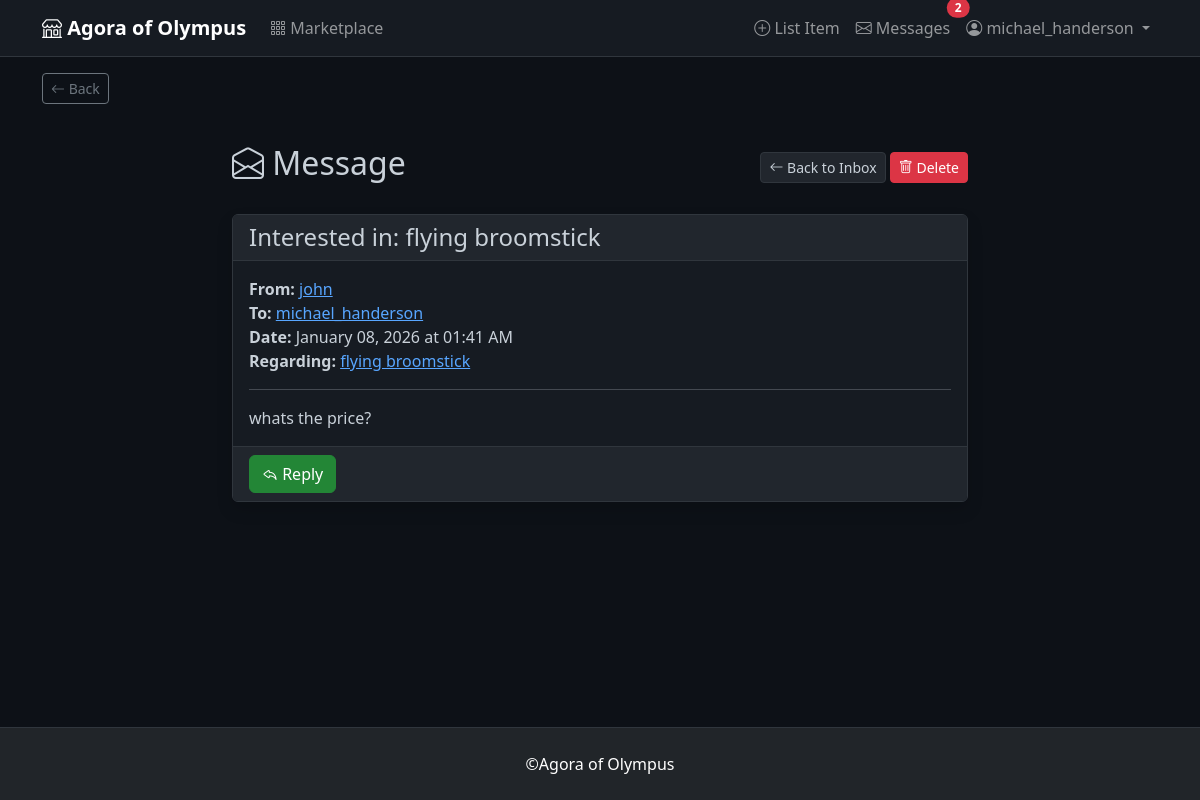
/messages/1 (signed in), run on the app's committed database.
### app/models.py (models this page shows, shortened)
class User(UserMixin, db.Model):
    id = db.Column(db.Integer, primary_key=True)
    username = db.Column(db.String(80), unique=True, nullable=False)
    email = db.Column(db.String(120), unique=True, nullable=False)
    password_hash = db.Column(db.String(200), nullable=False)
    avatar = db.Column(db.String(200), default='default_avatar.png')
    created_at = db.Column(db.DateTime, default=datetime.utcnow)
    items = db.relationship('Item', backref='seller', lazy='dynamic', cascade='all, delete-orphan')
    sent_messages = db.relationship('Message', foreign_keys='Message.sender_id',
                                   backref='sender', lazy='dynamic', cascade='all, delete-orphan')
    received_messages = db.relationship('Message', foreign_keys='Message.recipient_id',
                                       backref='recipient', lazy='dynamic', cascade='all, delete-orphan')
    def unread_message_count(self):
        return Message.query.filter_by(recipient_id=self.id, read=False).count()

class Message(db.Model):
    id = db.Column(db.Integer, primary_key=True)
    sender_id = db.Column(db.Integer, db.ForeignKey('user.id'), nullable=False)
    recipient_id = db.Column(db.Integer, db.ForeignKey('user.id'), nullable=False)
    item_id = db.Column(db.Integer, db.ForeignKey('item.id'), nullable=True)
    subject = db.Column(db.String(200), nullable=False)
    content = db.Column(db.Text, nullable=False)
    timestamp = db.Column(db.DateTime, default=datetime.utcnow, index=True)
    read = db.Column(db.Boolean, default=False)

class Item(db.Model):
    id = db.Column(db.Integer, primary_key=True)
    name = db.Column(db.String(100), nullable=False)
    description = db.Column(db.Text, nullable=False)
    image = db.Column(db.String(200), default='default_item.png')
    category = db.Column(db.String(50), nullable=False)
    rarity = db.Column(db.String(20), nullable=False)
    seller_id = db.Column(db.Integer, db.ForeignKey('user.id'), nullable=False)
    created_at = db.Column(db.DateTime, default=datetime.utcnow)
    messages = db.relationship('Message', backref='item', lazy='dynamic', cascade='all, delete-orphan')

### app/routes.py (the view)
@main.route('/messages/<int:message_id>')
@login_required
def view_message(message_id):
    message = Message.query.get_or_404(message_id)
    if message.recipient_id != current_user.id and message.sender_id != current_user.id:
        flash('Unauthorized access.', 'danger')
        return redirect(url_for('main.inbox'))
    if message.recipient_id == current_user.id and not message.read:
        message.read = True
        db.session.commit()
    return render_template('messages/view.html', message=message)

### app/models.py (called while the page is built)
@login_manager.user_loader
def load_user(user_id):
    return User.query.get(int(user_id))

### app/templates/messages/view.html (shortened to what this page needs)
{% extends "base.html" %}
{% block content %}
<div class="row justify-content-center">
    <div class="col-md-8">
        <div class="d-flex justify-content-between align-items-center mb-4">
            <h2><i class="bi bi-envelope-open"></i> Message</h2>
            <div>
                <a href="{{ url_for('main.inbox') }}" class="btn btn-secondary btn-sm">
                    <i class="bi bi-arrow-left"></i> Back to Inbox
                </a>
                <form method="POST" action="{{ url_for('main.delete_message', message_id=message.id) }}" style="display: inline;">
                    <button type="submit" class="btn btn-danger btn-sm" onclick="return confirm('Delete this message?')">
                        <i class="bi bi-trash"></i> Delete
                    </button>
                </form>
            </div>
        </div>
        <div class="card shadow">
            <div class="card-header bg-light">
                <h4 class="mb-0">{{ message.subject }}</h4>
            </div>
            <div class="card-body">
                <div class="mb-3">
                    <strong>From:</strong> <a href="{{ url_for('main.profile', username=message.sender.username) }}">{{ message.sender.username }}</a><br>
                    <strong>To:</strong> <a href="{{ url_for('main.profile', username=message.recipient.username) }}">{{ message.recipient.username }}</a><br>
                    <strong>Date:</strong> {{ message.timestamp.strftime('%B %d, %Y at %I:%M %p') }}
                    {% if message.item %}
                        <br><strong>Regarding:</strong> <a href="{{ url_for('main.item_detail', item_id=message.item.id) }}">{{ message.item.name }}</a>
                    {% endif %}
                </div>
                <hr>
                <div class="message-content" style="white-space: pre-wrap;">{{ message.content }}</div>
            </div>
            <div class="card-footer bg-light">
                {% if message.sender_id != current_user.id %}
                    <a href="{{ url_for('main.compose_message', recipient_id=message.sender.id) }}" class="btn btn-primary">
                        <i class="bi bi-reply"></i> Reply
                    </a>
                {% endif %}
            </div>
        </div>
    </div>
</div>
{% endblock %}

### app/templates/base.html (shortened to what this page needs)
<!DOCTYPE html>
<html lang="en" data-bs-theme="dark">
<head>
    <link href="https://cdn.jsdelivr.net/npm/bootstrap@5.3.0/dist/css/bootstrap.min.css" rel="stylesheet">
    <link rel="stylesheet" href="https://cdn.jsdelivr.net/npm/bootstrap-icons@1.11.0/font/bootstrap-icons.css">
</head>
<body>
    <nav class="navbar navbar-expand-lg navbar-dark bg-dark">
        <div class="container">
            <a class="navbar-brand fw-bold" href="{{ url_for('main.index') }}">
                <i class="bi bi-shop"></i> Agora of Olympus
            </a>
            <div class="collapse navbar-collapse" id="navbarNav">
                <ul class="navbar-nav me-auto">
                    <li class="nav-item">
                        <a class="nav-link" href="{{ url_for('main.marketplace') }}">
                            <i class="bi bi-grid-3x3-gap"></i> Marketplace
                        </a>
                    </li>
                </ul>
                <ul class="navbar-nav">
                    {% if current_user.is_authenticated %}
                        <li class="nav-item">
                            <a class="nav-link" href="{{ url_for('main.create_item') }}">
                                <i class="bi bi-plus-circle"></i> List Item
                            </a>
                        </li>
                        <li class="nav-item">
                            <a class="nav-link position-relative" href="{{ url_for('main.inbox') }}">
                                <i class="bi bi-envelope"></i> Messages
                                {% if current_user.unread_message_count() > 0 %}
                                    <span class="position-absolute top-0 start-100 translate-middle badge rounded-pill bg-danger">
                                        {{ current_user.unread_message_count() }}
                                    </span>
                                {% endif %}
                            </a>
                        </li>
                        <li class="nav-item dropdown">
                            <a class="nav-link dropdown-toggle" href="#" role="button" data-bs-toggle="dropdown">
                                <i class="bi bi-person-circle"></i> {{ current_user.username }}
                            </a>
                        </li>
                    {% endif %}
                </ul>
            </div>
        </div>
    </nav>
    <div class="container mt-3">
        <button onclick="window.history.back()" class="btn btn-sm btn-outline-secondary">
            <i class="bi bi-arrow-left"></i> Back
        </button>
    </div>
    <main class="container my-4">
        {% block content %}{% endblock %}
    </main>
    <footer class="bg-dark text-white py-4">
        <div class="container text-center">
            <p class="mb-0">&copy;Agora of Olympus</p>
        </div>
    </footer>
</body>
</html>

### app/templates/base.html (style rules this page uses)
:root { --bg-primary: #0d1117; --bg-secondary: #161b22; --bg-tertiary: #21262d; --border-color: #30363d; --text-primary: #c9d1d9; --text-secondary: #8b949e; --accent-blue: #58a6ff; --accent-purple: #bc8cff; --accent-green: #3fb950; }
html, body { height: 100%; margin: 0; background-color: var(--bg-primary); color: var(--text-primary); }
body { display: flex; flex-direction: column; }
main { flex: 1 0 auto; }
footer { flex-shrink: 0; }
.navbar-dark { background-color: var(--bg-secondary) !important; border-bottom: 1px solid var(--border-color); }
.card { background-color: var(--bg-secondary); border: 1px solid var(--border-color); color: var(--text-primary); }
.card-header { background-color: var(--bg-tertiary); border-bottom: 1px solid var(--border-color); }
.card-footer { background-color: var(--bg-tertiary); border-top: 1px solid var(--border-color); }
a { color: var(--accent-blue); }
.btn-primary { background-color: #238636; border-color: #238636; }
.btn-secondary { background-color: var(--bg-tertiary); border-color: var(--border-color); color: var(--text-primary); }
footer { background-color: var(--bg-secondary) !important; border-top: 1px solid var(--border-color); }
.jumbotron, .bg-light { background-color: var(--bg-tertiary) !important; color: var(--text-primary) !important; }

### data on the page
User: unread_message_count "2", username "michael_handerson", recipient.username "michael_handerson"
Message: subject "Interested in: flying broomstick", timestamp "January 08, 2026 at 01:41 AM", content "whats the price?"
User: sender.username "john"
Item: item.name "flying broomstick"
